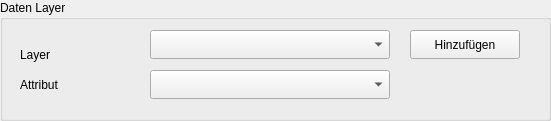
    <widget class="QGroupBox" name="groupBox_input">
     <property name="geometry">
      <rect>
       <x>11</x>
       <y>11</y>
       <width>551</width>
       <height>121</height>
      </rect>
     </property>
     <property name="title">
      <string>Daten Layer</string>
     </property>
     <widget class="QgsMapLayerComboBox" name="mMapLayerComboBox">
      <property name="geometry">
       <rect>
        <x>150</x>
        <y>30</y>
        <width>240</width>
        <height>29</height>
       </rect>
      </property>
     </widget>
     <widget class="QLabel" name="label_input_layer">
      <property name="geometry">
       <rect>
        <x>20</x>
        <y>40</y>
        <width>108</width>
        <height>29</height>
       </rect>
      </property>
      <property name="text">
       <string>Layer</string>
      </property>
     </widget>
     <widget class="QgsFieldComboBox" name="mFieldComboBox">
      <property name="geometry">
       <rect>
        <x>150</x>
        <y>70</y>
        <width>240</width>
        <height>29</height>
       </rect>
      </property>
     </widget>
     <widget class="QLabel" name="label_field">
      <property name="geometry">
       <rect>
        <x>20</x>
        <y>70</y>
        <width>88</width>
        <height>29</height>
       </rect>
      </property>
      <property name="text">
       <string>Attribut</string>
      </property>
     </widget>
     <widget class="QPushButton" name="add_DatenLayer">
      <property name="geometry">
       <rect>
        <x>410</x>
        <y>30</y>
        <width>110</width>
        <height>29</height>
       </rect>
      </property>
      <property name="text">
       <string>Hinzufügen</string>
      </property>
     </widget>
    </widget>
